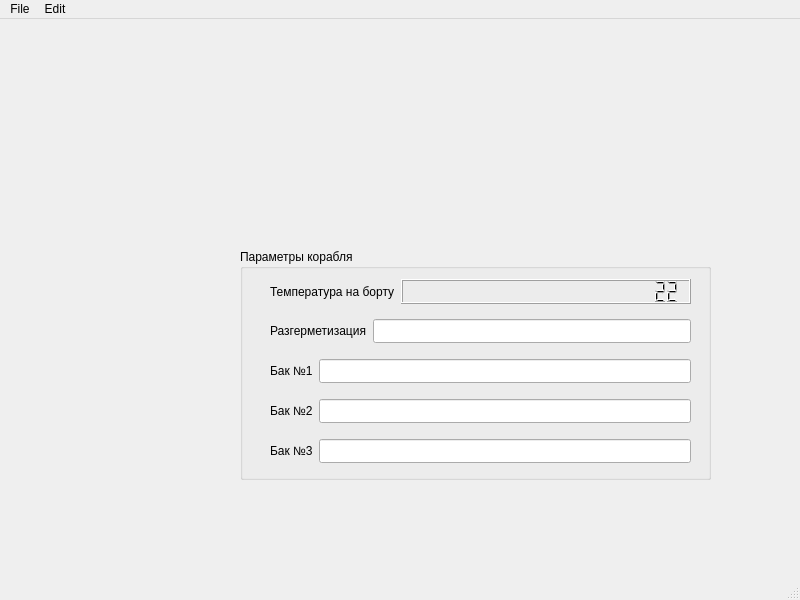
<?xml version="1.0" encoding="UTF-8"?>
<ui version="4.0">
 <class>MainWindow</class>
 <widget class="QMainWindow" name="MainWindow">
  <property name="enabled">
   <bool>true</bool>
  </property>
  <property name="geometry">
   <rect>
    <x>0</x>
    <y>0</y>
    <width>800</width>
    <height>600</height>
   </rect>
  </property>
  <property name="sizePolicy">
   <sizepolicy hsizetype="Preferred" vsizetype="Preferred">
    <horstretch>33</horstretch>
    <verstretch>0</verstretch>
   </sizepolicy>
  </property>
  <property name="minimumSize">
   <size>
    <width>100</width>
    <height>0</height>
   </size>
  </property>
  <property name="windowTitle">
   <string>MainWindow</string>
  </property>
  <widget class="QWidget" name="centralwidget">
   <widget class="QGroupBox" name="Parametrs">
    <property name="geometry">
     <rect>
      <x>240</x>
      <y>230</y>
      <width>471</width>
      <height>231</height>
     </rect>
    </property>
    <property name="sizePolicy">
     <sizepolicy hsizetype="Expanding" vsizetype="Expanding">
      <horstretch>100</horstretch>
      <verstretch>100</verstretch>
     </sizepolicy>
    </property>
    <property name="title">
     <string>Параметры корабля</string>
    </property>
    <widget class="QWidget" name="">
     <property name="geometry">
      <rect>
       <x>30</x>
       <y>70</y>
       <width>421</width>
       <height>24</height>
      </rect>
     </property>
     <layout class="QHBoxLayout" name="horizontalLayout_2">
      <item>
       <widget class="QLabel" name="label_5">
        <property name="text">
         <string>Разгерметизация</string>
        </property>
       </widget>
      </item>
      <item>
       <widget class="QLineEdit" name="lineEdit_4">
        <property name="enabled">
         <bool>true</bool>
        </property>
        <property name="sizePolicy">
         <sizepolicy hsizetype="Minimum" vsizetype="Minimum">
          <horstretch>30</horstretch>
          <verstretch>30</verstretch>
         </sizepolicy>
        </property>
       </widget>
      </item>
     </layout>
    </widget>
    <widget class="QWidget" name="">
     <property name="geometry">
      <rect>
       <x>30</x>
       <y>30</y>
       <width>421</width>
       <height>25</height>
      </rect>
     </property>
     <layout class="QHBoxLayout" name="horizontalLayout">
      <item>
       <widget class="QLabel" name="label">
        <property name="text">
         <string>Температура на борту</string>
        </property>
       </widget>
      </item>
      <item>
       <widget class="QLCDNumber" name="lcdNumber">
        <property name="sizePolicy">
         <sizepolicy hsizetype="MinimumExpanding" vsizetype="Minimum">
          <horstretch>60</horstretch>
          <verstretch>0</verstretch>
         </sizepolicy>
        </property>
        <property name="font">
         <font>
          <pointsize>16</pointsize>
         </font>
        </property>
        <property name="focusPolicy">
         <enum>Qt::FocusPolicy::StrongFocus</enum>
        </property>
        <property name="contextMenuPolicy">
         <enum>Qt::ContextMenuPolicy::CustomContextMenu</enum>
        </property>
        <property name="digitCount">
         <number>22</number>
        </property>
        <property name="value" stdset="0">
         <double>22.000000000000000</double>
        </property>
       </widget>
      </item>
     </layout>
    </widget>
    <widget class="QWidget" name="layoutWidget">
     <property name="geometry">
      <rect>
       <x>30</x>
       <y>110</y>
       <width>421</width>
       <height>24</height>
      </rect>
     </property>
     <layout class="QHBoxLayout" name="horizontalLayout_3">
      <item>
       <widget class="QLabel" name="label_6">
        <property name="text">
         <string>Бак №1</string>
        </property>
       </widget>
      </item>
      <item>
       <widget class="QLineEdit" name="lineEdit_5">
        <property name="sizePolicy">
         <sizepolicy hsizetype="Expanding" vsizetype="Expanding">
          <horstretch>100</horstretch>
          <verstretch>100</verstretch>
         </sizepolicy>
        </property>
        <property name="sizeIncrement">
         <size>
          <width>100</width>
          <height>0</height>
         </size>
        </property>
       </widget>
      </item>
     </layout>
    </widget>
    <widget class="QWidget" name="layoutWidget_2">
     <property name="geometry">
      <rect>
       <x>30</x>
       <y>150</y>
       <width>421</width>
       <height>24</height>
      </rect>
     </property>
     <layout class="QHBoxLayout" name="horizontalLayout_4">
      <item>
       <widget class="QLabel" name="label_7">
        <property name="text">
         <string>Бак №2</string>
        </property>
       </widget>
      </item>
      <item>
       <widget class="QLineEdit" name="lineEdit_6">
        <property name="sizePolicy">
         <sizepolicy hsizetype="Minimum" vsizetype="Minimum">
          <horstretch>30</horstretch>
          <verstretch>30</verstretch>
         </sizepolicy>
        </property>
       </widget>
      </item>
     </layout>
    </widget>
    <widget class="QWidget" name="layoutWidget_3">
     <property name="geometry">
      <rect>
       <x>30</x>
       <y>190</y>
       <width>421</width>
       <height>24</height>
      </rect>
     </property>
     <layout class="QHBoxLayout" name="horizontalLayout_5">
      <item>
       <widget class="QLabel" name="label_8">
        <property name="text">
         <string>Бак №3</string>
        </property>
       </widget>
      </item>
      <item>
       <widget class="QLineEdit" name="lineEdit_7">
        <property name="sizePolicy">
         <sizepolicy hsizetype="Minimum" vsizetype="Minimum">
          <horstretch>30</horstretch>
          <verstretch>30</verstretch>
         </sizepolicy>
        </property>
       </widget>
      </item>
     </layout>
    </widget>
   </widget>
  </widget>
  <widget class="QMenuBar" name="menubar">
   <property name="geometry">
    <rect>
     <x>0</x>
     <y>0</y>
     <width>800</width>
     <height>22</height>
    </rect>
   </property>
   <widget class="QMenu" name="menufile">
    <property name="title">
     <string>File</string>
    </property>
    <addaction name="separator"/>
    <addaction name="actionnew"/>
   </widget>
   <widget class="QMenu" name="menuedit">
    <property name="title">
     <string>Edit</string>
    </property>
    <addaction name="separator"/>
   </widget>
   <addaction name="menufile"/>
   <addaction name="menuedit"/>
  </widget>
  <widget class="QStatusBar" name="statusbar"/>
  <action name="actionnew">
   <property name="text">
    <string>New</string>
   </property>
  </action>
 </widget>
 <resources/>
 <connections/>
</ui>
